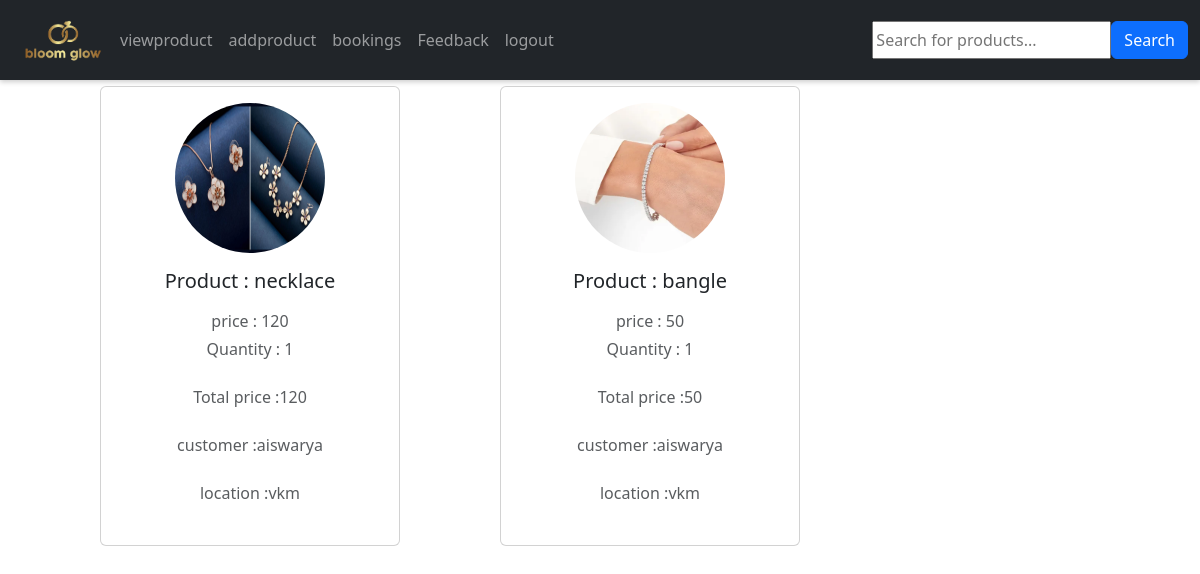
Before: /bookinghistry (signed in) with the older database file.
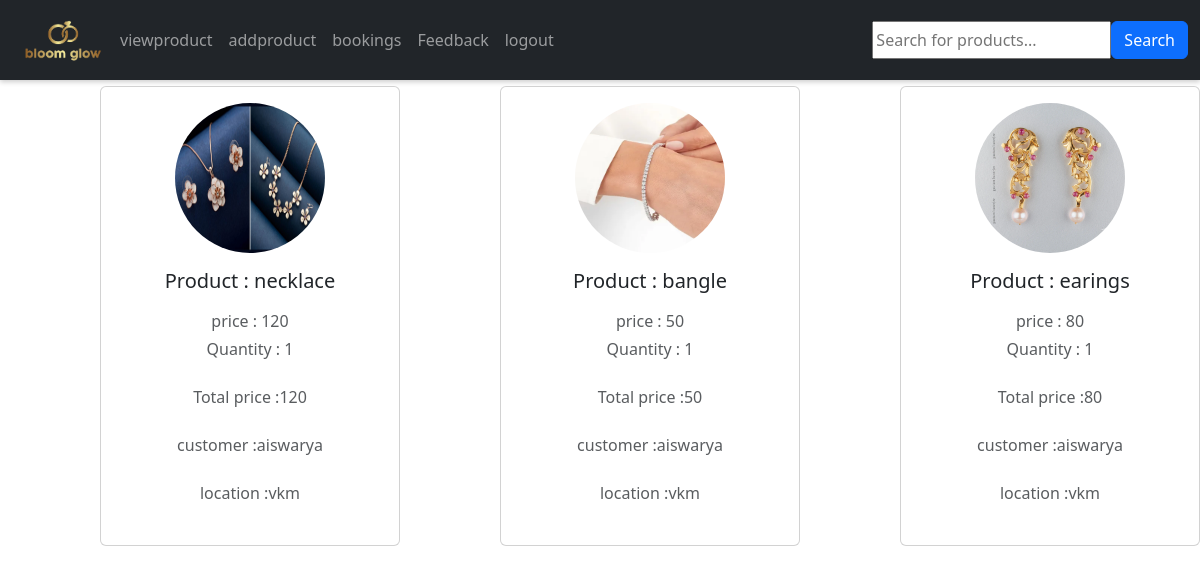
After: the same page with the newer database file.
### app/models.py (models this page shows, shortened)
class Buy(models.Model):
    product = models.ForeignKey(Product,on_delete=models.CASCADE)
    user = models.ForeignKey(Register,on_delete=models.CASCADE)
    date_of_buying = models.TextField()
    quantity = models.IntegerField()
    price = models.IntegerField()
    DELIVERY_STATUS_CHOICES = [
        ("Pending", "Pending"),
        ("Shipped", "Shipped"),
        ("In Transit", "In Transit"),
        ("Delivered", "Delivered"),
    ]
    delivery_status = models.CharField(
        max_length=20, choices=DELIVERY_STATUS_CHOICES, default="Pending"
    )
    def __str__(self):
        return f"{self.product.name} - {self.delivery_status}"

class Product(models.Model):
    shop = models.ForeignKey(Shopreg,on_delete=models.CASCADE)
    name = models.TextField()
    discription = models.TextField()
    price = models.IntegerField()
    quantity = models.IntegerField()
    offerprice = models.IntegerField()
    image = models.FileField()

class Register(models.Model):
    Email = models.EmailField(unique=True)
    name = models.TextField()
    phonenumber = models.IntegerField()
    password = models.TextField()
    location= models.TextField()

### app/views.py (the view)
# urls.py: path('bookinghistry',views.bookinghistry),
def bookinghistry(req):
    l=[]
    data=Product.objects.filter(shop=get_shop(req))
    for i in data:
        data1=Buy.objects.filter(product=i)
        l.append(data1)
    print(l)
    return render(req,'shop/bookinghistry.html',{'data':l})

### app/views.py (called while the page is built)
def get_shop(req):
    data=Shopreg.objects.get(Email=req.session['shop'])
    return data

### template/shop/bookinghistry.html (shortened to what this page needs)
<!DOCTYPE html>
<html lang="en">
<head>
  <link href="https://cdn.jsdelivr.net/npm/bootstrap@5.3.3/dist/css/bootstrap.min.css" rel="stylesheet">
</head>
<body>
  <nav id="nav" class="navbar navbar-expand-sm navbar-dark bg-dark">
    <div class="container-fluid">
      <a href="#" class="logo"  >
        <img src=" static/logo.png" alt="logo" width="100px">
      </a>
      <div class="collapse navbar-collapse" id="mynavbar">
        <ul class="navbar-nav me-auto">
          <li class="nav-item">
            <a class="nav-link" href="../viewpro">viewproduct</a>
          </li>
        <li class="nav-item">
          <a class="nav-link" href="../addpro">addproduct</a>
        </li>
      <li class="nav-item">
        <a class="nav-link" href="../bookinghistry">bookings</a>
      </li>
      <li class="nav-item">
        <a class="nav-link" href="../feedback_list">Feedback</a>
      </li>
          <li class="nav-item">
            <a class="nav-link" href="../logout">logout</a>
          </li>
        </ul>
    <form class="d-flex" method="get" action="{% url 'product_search' %}">
      <input type="text" name="form-control me-2" placeholder="Search for products...">
      <button type="submit" class="btn btn-primary">Search</button>
    </form>
      </div>
    </div>
  </nav>
  {% for i in data %}
  {% for j in i %}
  <div class="card mb-4">
    <div class="card-body text-center">
      <img src="{{j.product.image.url}}" alt="avatar" class="rounded-circle img-fluid" style="width: 150px;height: 150px;">
      <h5 class="my-3">Product : {{j.product.name}}</h5>
      <p class="text-muted mb-1">price : {{j.price}}</p>
      <p class="text-muted mb-4">Quantity : {{j.quantity}}</p>
      <p class="text-muted mb-4">Total price :{{j.price}}</p>
      <p class="text-muted mb-4">customer :{{j.user.name}}</p>
      <p class="text-muted mb-4">location :{{j.user.location}}</p>
        </div>
    </div>
  {% endfor %}
  {% endfor %}
</body>
</html>

Changed rows visible on the page:
added Buy: product.image (picture), product.name "earings", price "80", quantity "1", user.name "aiswarya", user.location "vkm"
